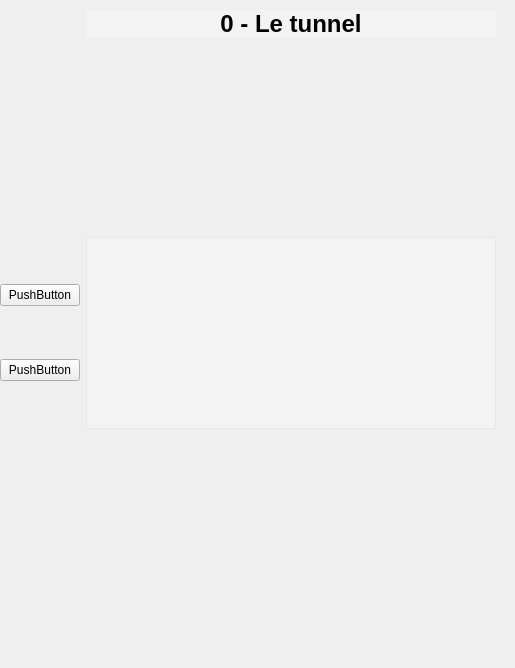
<?xml version="1.0" encoding="UTF-8"?>
<ui version="4.0">
 <class>Pov</class>
 <widget class="QMainWindow" name="Pov">
  <property name="geometry">
   <rect>
    <x>0</x>
    <y>0</y>
    <width>515</width>
    <height>668</height>
   </rect>
  </property>
  <property name="windowTitle">
   <string>MainWindow</string>
  </property>
  <property name="styleSheet">
   <string notr="true"/>
  </property>
  <widget class="QWidget" name="centralwidget">
   <widget class="QWidget" name="gridLayoutWidget">
    <property name="geometry">
     <rect>
      <x>0</x>
      <y>0</y>
      <width>523</width>
      <height>661</height>
     </rect>
    </property>
    <layout class="QGridLayout" name="gridLayout">
     <item row="4" column="0" colspan="4">
      <layout class="QHBoxLayout" name="medialayout">
       <item>
        <spacer name="horizontalSpacer_2">
         <property name="orientation">
          <enum>Qt::Horizontal</enum>
         </property>
         <property name="sizeHint" stdset="0">
          <size>
           <width>40</width>
           <height>20</height>
          </size>
         </property>
        </spacer>
       </item>
       <item>
        <widget class="clicklabel" name="bplay">
         <property name="sizePolicy">
          <sizepolicy hsizetype="MinimumExpanding" vsizetype="Preferred">
           <horstretch>0</horstretch>
           <verstretch>0</verstretch>
          </sizepolicy>
         </property>
         <property name="styleSheet">
          <string notr="true"/>
         </property>
         <property name="text">
          <string/>
         </property>
        </widget>
       </item>
       <item>
        <spacer name="horizontalSpacer_3">
         <property name="orientation">
          <enum>Qt::Horizontal</enum>
         </property>
         <property name="sizeHint" stdset="0">
          <size>
           <width>40</width>
           <height>20</height>
          </size>
         </property>
        </spacer>
       </item>
       <item>
        <widget class="clicklabel" name="bstop">
         <property name="sizePolicy">
          <sizepolicy hsizetype="MinimumExpanding" vsizetype="Preferred">
           <horstretch>0</horstretch>
           <verstretch>0</verstretch>
          </sizepolicy>
         </property>
         <property name="styleSheet">
          <string notr="true"/>
         </property>
         <property name="text">
          <string/>
         </property>
        </widget>
       </item>
       <item>
        <spacer name="horizontalSpacer_7">
         <property name="orientation">
          <enum>Qt::Horizontal</enum>
         </property>
         <property name="sizeHint" stdset="0">
          <size>
           <width>40</width>
           <height>20</height>
          </size>
         </property>
        </spacer>
       </item>
      </layout>
     </item>
     <item row="1" column="1" colspan="2">
      <layout class="QVBoxLayout" name="verticalLayout">
       <item>
        <widget class="QLabel" name="btitre">
         <property name="sizePolicy">
          <sizepolicy hsizetype="Preferred" vsizetype="Fixed">
           <horstretch>0</horstretch>
           <verstretch>0</verstretch>
          </sizepolicy>
         </property>
         <property name="minimumSize">
          <size>
           <width>410</width>
           <height>0</height>
          </size>
         </property>
         <property name="sizeIncrement">
          <size>
           <width>0</width>
           <height>0</height>
          </size>
         </property>
         <property name="font">
          <font>
           <pointsize>18</pointsize>
           <weight>75</weight>
           <bold>true</bold>
          </font>
         </property>
         <property name="styleSheet">
          <string notr="true">  background:rgba(255,255,255,0.25);</string>
         </property>
         <property name="text">
          <string>0 - Le tunnel</string>
         </property>
         <property name="alignment">
          <set>Qt::AlignCenter</set>
         </property>
        </widget>
       </item>
      </layout>
     </item>
     <item row="8" column="0" colspan="4">
      <layout class="QHBoxLayout" name="botlayout">
       <property name="spacing">
        <number>6</number>
       </property>
       <property name="sizeConstraint">
        <enum>QLayout::SetFixedSize</enum>
       </property>
       <property name="topMargin">
        <number>0</number>
       </property>
       <item>
        <widget class="clicklabel" name="backbutton">
         <property name="sizePolicy">
          <sizepolicy hsizetype="Preferred" vsizetype="Preferred">
           <horstretch>0</horstretch>
           <verstretch>0</verstretch>
          </sizepolicy>
         </property>
         <property name="minimumSize">
          <size>
           <width>64</width>
           <height>64</height>
          </size>
         </property>
         <property name="maximumSize">
          <size>
           <width>512</width>
           <height>512</height>
          </size>
         </property>
         <property name="sizeIncrement">
          <size>
           <width>2</width>
           <height>2</height>
          </size>
         </property>
         <property name="contextMenuPolicy">
          <enum>Qt::DefaultContextMenu</enum>
         </property>
         <property name="layoutDirection">
          <enum>Qt::LeftToRight</enum>
         </property>
         <property name="text">
          <string/>
         </property>
         <property name="scaledContents">
          <bool>true</bool>
         </property>
        </widget>
       </item>
       <item>
        <spacer name="horizontalSpacer">
         <property name="orientation">
          <enum>Qt::Horizontal</enum>
         </property>
         <property name="sizeType">
          <enum>QSizePolicy::MinimumExpanding</enum>
         </property>
         <property name="sizeHint" stdset="0">
          <size>
           <width>20</width>
           <height>20</height>
          </size>
         </property>
        </spacer>
       </item>
      </layout>
     </item>
     <item row="0" column="0" colspan="4">
      <spacer name="verticalSpacer">
       <property name="orientation">
        <enum>Qt::Vertical</enum>
       </property>
       <property name="sizeType">
        <enum>QSizePolicy::Fixed</enum>
       </property>
       <property name="sizeHint" stdset="0">
        <size>
         <width>20</width>
         <height>10</height>
        </size>
       </property>
      </spacer>
     </item>
     <item row="7" column="3">
      <spacer name="verticalSpacer_2">
       <property name="orientation">
        <enum>Qt::Vertical</enum>
       </property>
       <property name="sizeType">
        <enum>QSizePolicy::Preferred</enum>
       </property>
       <property name="sizeHint" stdset="0">
        <size>
         <width>20</width>
         <height>40</height>
        </size>
       </property>
      </spacer>
     </item>
     <item row="6" column="0">
      <layout class="QVBoxLayout" name="verticalLayout_2">
       <item>
        <widget class="QPushButton" name="pushButton">
         <property name="text">
          <string>PushButton</string>
         </property>
        </widget>
       </item>
       <item>
        <widget class="QPushButton" name="pushButton_2">
         <property name="text">
          <string>PushButton</string>
         </property>
        </widget>
       </item>
      </layout>
     </item>
     <item row="6" column="1" colspan="2">
      <layout class="QVBoxLayout" name="midlayout">
       <item>
        <widget class="android_textarea" name="text_area">
         <property name="sizePolicy">
          <sizepolicy hsizetype="Preferred" vsizetype="Preferred">
           <horstretch>0</horstretch>
           <verstretch>0</verstretch>
          </sizepolicy>
         </property>
         <property name="mouseTracking">
          <bool>true</bool>
         </property>
         <property name="acceptDrops">
          <bool>false</bool>
         </property>
         <property name="styleSheet">
          <string notr="true">  background:rgba(255,255,255,0.25);</string>
         </property>
         <property name="verticalScrollBarPolicy">
          <enum>Qt::ScrollBarAlwaysOff</enum>
         </property>
         <property name="textInteractionFlags">
          <set>Qt::NoTextInteraction</set>
         </property>
        </widget>
       </item>
      </layout>
     </item>
    </layout>
   </widget>
  </widget>
 </widget>
 <customwidgets>
  <customwidget>
   <class>clicklabel</class>
   <extends>QLabel</extends>
   <header location="global">clicklabel.h</header>
  </customwidget>
  <customwidget>
   <class>android_textarea</class>
   <extends>QTextBrowser</extends>
   <header location="global">android_textarea.h</header>
  </customwidget>
 </customwidgets>
 <resources/>
 <connections/>
</ui>
